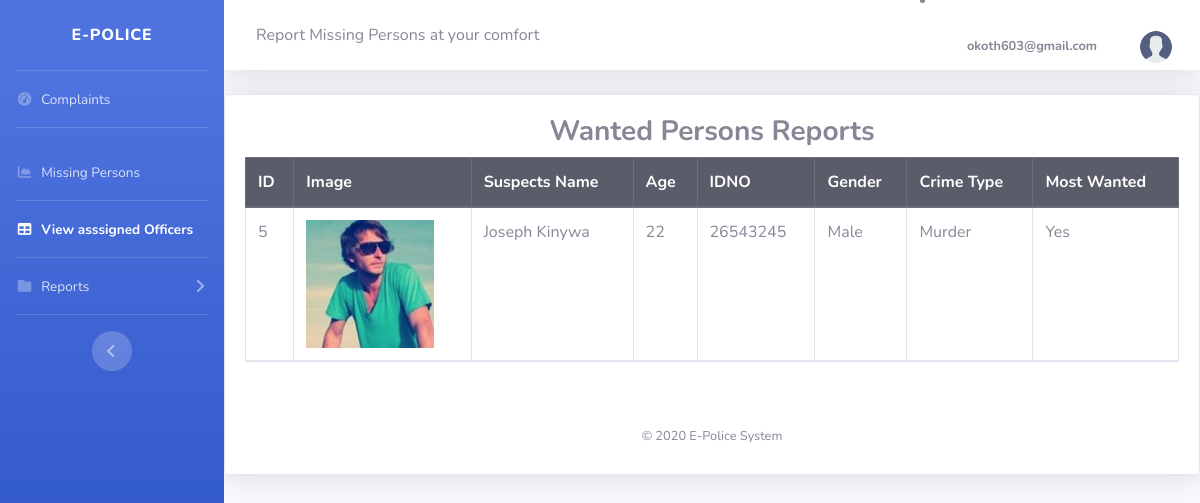
/viewwanted.php (signed in), run on the app's committed database.
### tables this page shows
CREATE TABLE `wanted` (
  `ID` int(100) NOT NULL,
  `path` blob DEFAULT NULL,
  `fullnames` varchar(255) NOT NULL,
  `age` int(100) NOT NULL,
  `idno` int(100) NOT NULL,
  `gender` varchar(255) NOT NULL,
  `offense` varchar(255) NOT NULL,
  `wanted` varchar(255) NOT NULL
);

### viewwanted.php (the view, shortened to what this page needs)
<?php
$server="localhost";
$user="root";
$pass="";
$db="epolice";
$conn = mysqli_connect($server, $user, $pass, $db);
        ?>
<!DOCTYPE html>
<html lang="en">
<head>
  <link href="vendor/fontawesome-free/css/all.min.css" rel="stylesheet" type="text/css">
  <link href="css/sb-admin-2.min.css" rel="stylesheet">
  <link href="vendor/datatables/dataTables.bootstrap4.min.css" rel="stylesheet">
</head>
<body id="page-top">
  <div id="wrapper">
    <ul class="navbar-nav bg-gradient-primary sidebar sidebar-dark accordion" id="accordionSidebar">
      <a class="sidebar-brand d-flex align-items-center justify-content-center" href="index.html">
        <div class="sidebar-brand-text mx-3">E-Police <sup></sup></div>
      </a>
      <hr class="sidebar-divider my-0">
      <li class="nav-item">
        <a class="nav-link" href="Filecomplaint.php">
          <i class="fas fa-fw fa-tachometer-alt"></i>
          <span>Complaints</span></a>
      </li>
      <hr class="sidebar-divider">
      <li class="nav-item">
        <a class="nav-link" href="missing.php">
          <i class="fas fa-fw fa-chart-area"></i>
          <span>Missing Persons</span></a>
      </li>
        <hr class="sidebar-divider my-0">
      <li class="nav-item active">
        <a class="nav-link" href="viewassignedofficers.php">
          <i class="fas fa-fw fa-table"></i>
          <span>View asssigned Officers</span></a>
      </li>
    <hr class="sidebar-divider my-0">
    <li class="nav-item">
        <a class="nav-link collapsed" href="#" data-toggle="collapse" data-target="#collapsePages" aria-expanded="true" aria-controls="collapsePages">
          <i class="fas fa-fw fa-folder"></i>
          <span>Reports</span>
        </a>
      </li>
      <hr class="sidebar-divider d-none d-md-block">
      <div class="text-center d-none d-md-inline">
        <button class="rounded-circle border-0" id="sidebarToggle"></button>
      </div>
    </ul>
    <div id="content-wrapper" class="d-flex flex-column">
      <div id="content">
        <nav class="navbar navbar-expand navbar-light bg-white topbar mb-4 static-top shadow">
          <form class="d-none d-sm-inline-block form-inline mr-auto ml-md-3 my-2 my-md-0 mw-100 navbar-search">
            <div class="input-group">
            <marquee behavior="alternate">Report Missing Persons at your comfort</marquee>
            </div>
          </form>
            <li class="nav-item dropdown no-arrow">
              <a class="nav-link dropdown-toggle" href="#" id="userDropdown" role="button" data-toggle="dropdown" aria-haspopup="true" aria-expanded="false">
                <span class="mr-2 d-none d-lg-inline text-gray-600 small">
    <?php  if (isset($_SESSION['email'])) : ?>
      <p><strong><center><?php echo $_SESSION['email']; ?></center></strong></p>
    <?php endif ?>
</span>
                <img class="img-profile rounded-circle" src="img/1.png">
              </a>
            </li>
        </nav>
       <div class="card shadow mb-4">
            <div class="card-body"><center><h3><strong>Wanted Persons Reports</strong></h3></center>
              <div class="table-responsive">
                <table class="table table-bordered" id="dataTable" width="100%" cellspacing="0">
                  <thead class="thead-dark">
<tr>
  <th scope="col">ID</th>
  <th scope="col">Image</th>
  <th scope="col">Suspects Name</th>
  <th scope="col">Age</th>
  <th scope="col">IDNO</th>
  <th scope="col">Gender</th>
  <th scope="col">Crime Type</th>
  <th scope="col">Most Wanted</th>
</tr>
<?php
$sql = "SELECT * FROM wanted";
$result = mysqli_query($conn, $sql);
if (mysqli_num_rows($result) > 0) {
    while($row = mysqli_fetch_assoc($result)) {
?>
  <tr>
    <td> <?php echo $row["ID"];?></td>
    <td><?php echo "<img src='".$row['path']."'>"; ?></td>
    <td> <?php echo $row["fullnames"];?></td>
    <td> <?php echo $row["age"];?></td>
    <td> <?php echo $row["idno"];?></td>
    <td> <?php echo $row["gender"];?></td>
    <td> <?php echo $row["offense"];?></td>
    <td> <?php echo $row["wanted"];?></td>
</tr>
<?php
    }
} else {
    echo "0 results";
}
?>
                </table>
        </div>
        </div>
      <footer class="sticky-footer bg-white">
        <div class="container my-auto">
          <div class="copyright text-center my-auto">
            <span>&copy; 2020 E-Police System</span>
          </div>
        </div>
      </footer>
    </div>
  </div>
</body>
</html>

### data on the page
wanted: ID "5", path (picture), fullnames "Joseph Kinywa", age "22", idno "26543245", gender "Male", offense "Murder", wanted "Yes"
